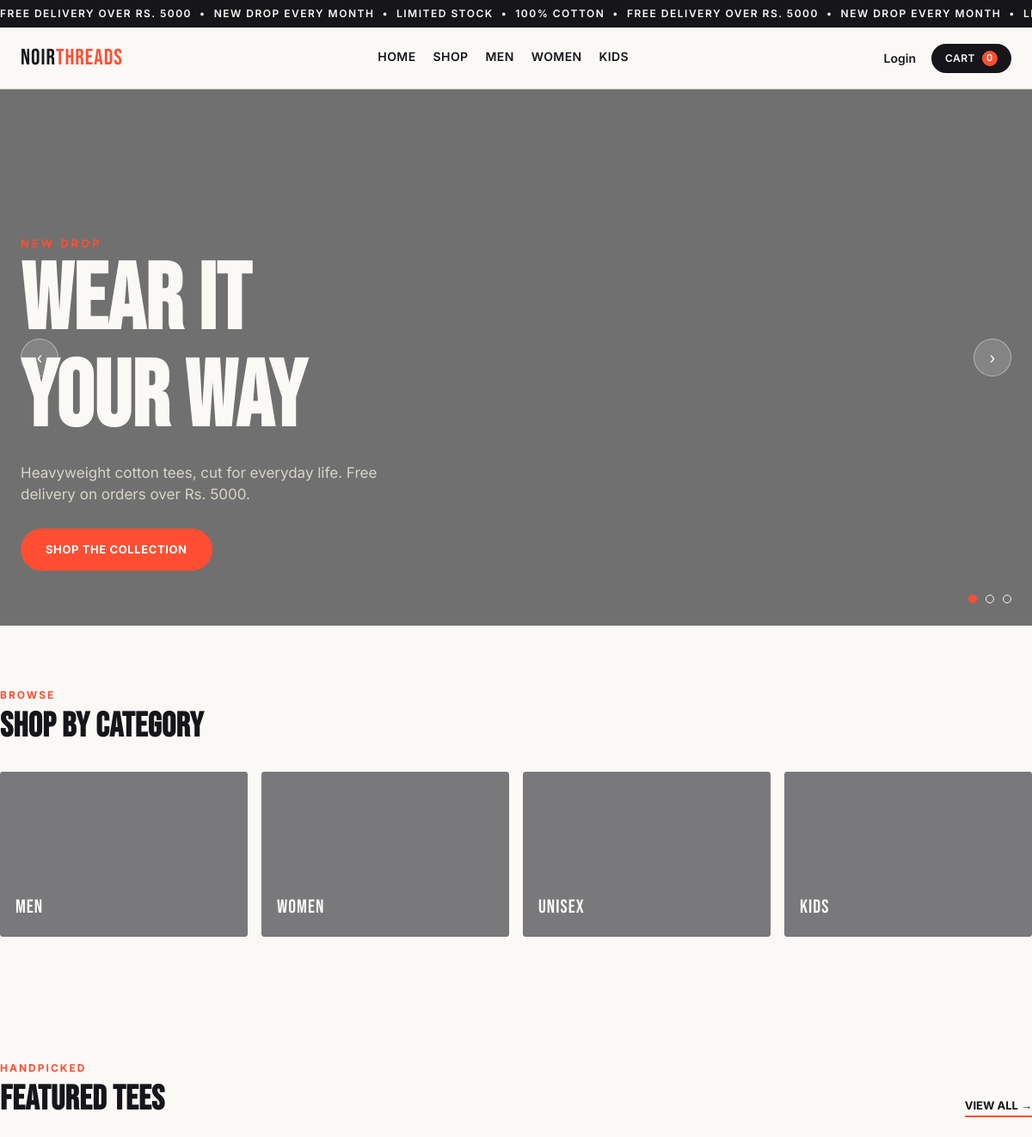
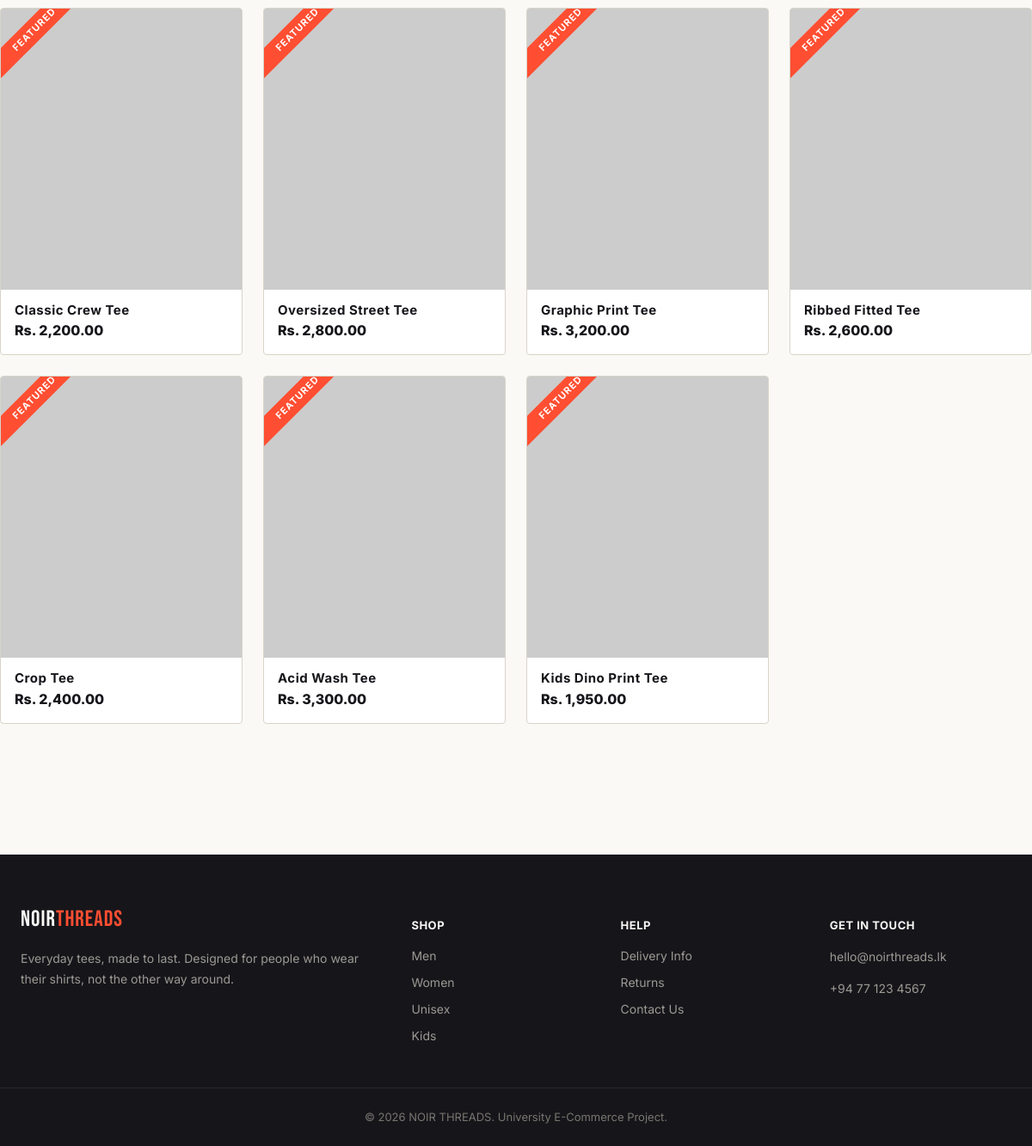
The page / on the database its author committed (2 pictures, top to bottom).
### tables this page shows
CREATE TABLE categories (
    id INT AUTO_INCREMENT PRIMARY KEY,
    name VARCHAR(50) NOT NULL
);

CREATE TABLE products (
    id INT AUTO_INCREMENT PRIMARY KEY,
    name VARCHAR(100) NOT NULL,
    description TEXT,
    price DECIMAL(10,2) NOT NULL,
    category_id INT,
    image VARCHAR(255),
    sizes VARCHAR(50) DEFAULT 'S,M,L,XL',
    colors VARCHAR(100) DEFAULT 'Black,White',
    stock INT DEFAULT 50,
    featured TINYINT(1) DEFAULT 0,
    created_at TIMESTAMP DEFAULT CURRENT_TIMESTAMP,
    FOREIGN KEY (category_id) REFERENCES categories(id)
);

### index.php (the view, shortened to what this page needs)
<?php
require_once 'config/db.php';
$featured = $conn->query("SELECT * FROM products WHERE featured = 1 LIMIT 8");
$categories = $conn->query("SELECT * FROM categories");
$cat_images = [
    'Men' => 'https://placehold.co/500x350/1a1a1a/f7f5f2?text=Men',
    'Women' => 'https://placehold.co/500x350/2b2b2b/f7f5f2?text=Women',
    'Unisex' => 'https://placehold.co/500x350/6b6a66/f7f5f2?text=Unisex',
    'Kids' => 'https://placehold.co/500x350/ff4e32/1a1a1a?text=Kids',
];
require_once 'includes/header.php';
?>
<section class="hero-slider">
  <div class="slide active">
    <div class="slide-content">
      <span class="slide-eyebrow">New Drop</span>
      <h1>Wear it<br>your way</h1>
      <p>Heavyweight cotton tees, cut for everyday life. Free delivery on orders over Rs. 5000.</p>
      <a href="products.php" class="btn btn-accent">Shop the collection</a>
    </div>
  </div>
  <button class="slider-arrow prev" aria-label="Previous slide">&#8249;</button>
  <button class="slider-arrow next" aria-label="Next slide">&#8250;</button>
  <div class="slider-dots"></div>
</section>
<section class="section container">
  <div class="section-head">
    <div>
      <span class="section-eyebrow">Browse</span>
      <h2>Shop by category</h2>
    </div>
  </div>
  <div class="category-strip">
    <?php while ($cat = $categories->fetch_assoc()): ?>
      <a href="products.php?category=<?php echo $cat['id']; ?>" class="category-card">
        <img src="<?php echo $cat_images[$cat['name']] ?? 'https://placehold.co/500x350/1a1a1a/f7f5f2?text=' . urlencode($cat['name']); ?>" alt="<?php echo htmlspecialchars($cat['name']); ?>">
        <span><?php echo htmlspecialchars($cat['name']); ?></span>
      </a>
    <?php endwhile; ?>
  </div>
</section>
<section class="section container">
  <div class="section-head">
    <div>
      <span class="section-eyebrow">Handpicked</span>
      <h2>Featured tees</h2>
    </div>
    <a href="products.php" class="view-all">View all &rarr;</a>
  </div>
  <div class="product-grid">
    <?php while ($p = $featured->fetch_assoc()): ?>
      <a href="product.php?id=<?php echo $p['id']; ?>" class="product-card">
        <div class="product-thumb">
          <span class="product-tag">Featured</span>
          <img src="<?php echo htmlspecialchars($p['image']); ?>" alt="<?php echo htmlspecialchars($p['name']); ?>">
        </div>
        <div class="product-info">
          <h3><?php echo htmlspecialchars($p['name']); ?></h3>
          <div class="product-price-row">
            <span class="product-price">Rs. <?php echo number_format($p['price'], 2); ?></span>
          </div>
        </div>
      </a>
    <?php endwhile; ?>
  </div>
</section>
<?php require_once 'includes/footer.php'; ?>

### includes/header.php (shortened to what this page needs)
<?php
$cart_count = 0;
?>
<!DOCTYPE html>
<html lang="en">
<head>
<link rel="stylesheet" href="/tshirt-store/css/style.css">
</head>
<body>
<div class="marquee">
  <div class="marquee-track">
    <span>FREE DELIVERY OVER RS. 5000 &nbsp;&bull;&nbsp; NEW DROP EVERY MONTH &nbsp;&bull;&nbsp; LIMITED STOCK &nbsp;&bull;&nbsp; 100% COTTON &nbsp;&bull;&nbsp; FREE DELIVERY OVER RS. 5000 &nbsp;&bull;&nbsp; NEW DROP EVERY MONTH &nbsp;&bull;&nbsp; LIMITED STOCK &nbsp;&bull;&nbsp; 100% COTTON &nbsp;&bull;&nbsp;</span>
  </div>
</div>
<header class="site-header">
  <div class="header-inner">
    <a href="/tshirt-store/index.php" class="logo">NOIR<span>THREADS</span></a>
    <nav class="main-nav">
      <a href="/tshirt-store/index.php">Home</a>
      <a href="/tshirt-store/products.php">Shop</a>
      <a href="/tshirt-store/products.php?category=1">Men</a>
      <a href="/tshirt-store/products.php?category=2">Women</a>
      <a href="/tshirt-store/products.php?category=4">Kids</a>
    </nav>
    <div class="header-actions">
      <?php if (isset($_SESSION['user_id'])): ?>
        <span class="hi-user">Hi, <?php echo htmlspecialchars(explode(' ', $_SESSION['user_name'])[0]); ?></span>
        <a href="/tshirt-store/logout.php" class="icon-link">Logout</a>
      <?php else: ?>
        <a href="/tshirt-store/login.php" class="icon-link">Login</a>
      <?php endif; ?>
      <a href="/tshirt-store/cart.php" class="cart-link">
        Cart <span class="cart-badge"><?php echo $cart_count; ?></span>
      </a>
    </div>
  </div>
</header>

### includes/footer.php (shortened to what this page needs)
<footer class="site-footer">
  <div class="footer-inner">
    <div class="footer-col">
      <div class="logo footer-logo">NOIR<span>THREADS</span></div>
      <p>Everyday tees, made to last. Designed for people who wear their shirts, not the other way around.</p>
    </div>
    <div class="footer-col">
      <h4>Shop</h4>
      <a href="/tshirt-store/products.php?category=1">Men</a>
      <a href="/tshirt-store/products.php?category=2">Women</a>
      <a href="/tshirt-store/products.php?category=3">Unisex</a>
      <a href="/tshirt-store/products.php?category=4">Kids</a>
    </div>
    <div class="footer-col">
      <h4>Help</h4>
      <a href="/tshirt-store/delivery.php">Delivery Info</a>
      <a href="/tshirt-store/returns.php">Returns</a>
      <a href="/tshirt-store/contact.php">Contact Us</a>
    </div>
    <div class="footer-col">
      <h4>Get in touch</h4>
      <p>hello@noirthreads.lk</p>
      <p>+94 77 123 4567</p>
    </div>
  </div>
  <div class="footer-bottom">
    &copy; <?php echo date("Y"); ?> NOIR THREADS. University E-Commerce Project.
  </div>
</footer>
</body>
</html>

### rows shown on the page
categories: name "Men"
categories: name "Women"
categories: name "Unisex"
categories: name "Kids"
products: name "Classic Crew Tee", price "2,200.00"
products: name "Oversized Street Tee", price "2,800.00"
products: name "Graphic Print Tee", price "3,200.00"
products: name "Ribbed Fitted Tee", price "2,600.00"
products: name "Crop Tee", price "2,400.00"
products: name "Acid Wash Tee", price "3,300.00"
products: name "Kids Dino Print Tee", price "1,950.00"

### other values the page prints
$cart_count "0"
